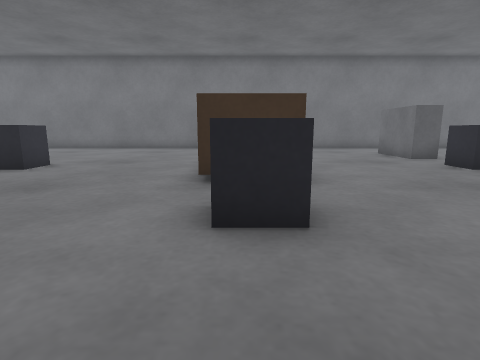
View 1 (above)

18 first-person views from a walk through a robot-simulator world made for Gazebo. The camera is 0.5 m above the floor, tilts 10° down and sees 80° across. The floor is counted in squares, 0.5 m on a side. Each view is taken from the middle of a square. On the plan, view 1 faces up. The plan holds only what a view shows up to about 11 squares ahead; the rest is blank. The place goes on beyond the plan.

View 2
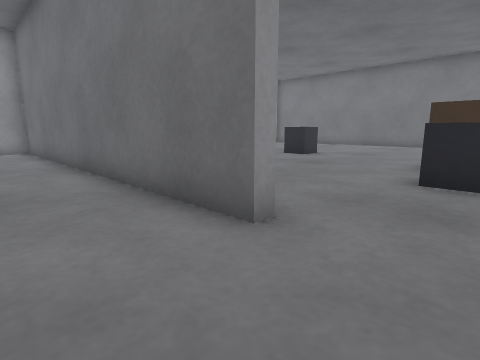

View 3
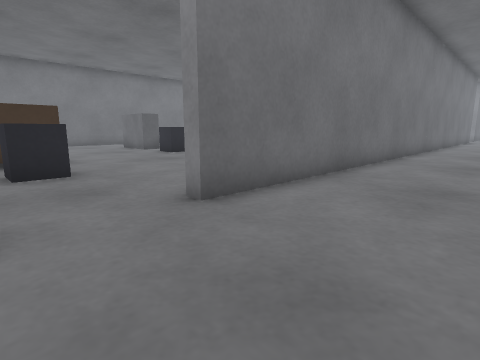

View 4
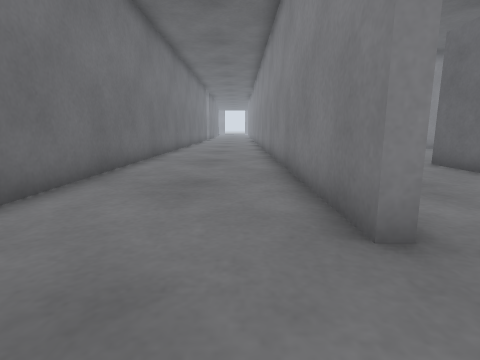

View 5
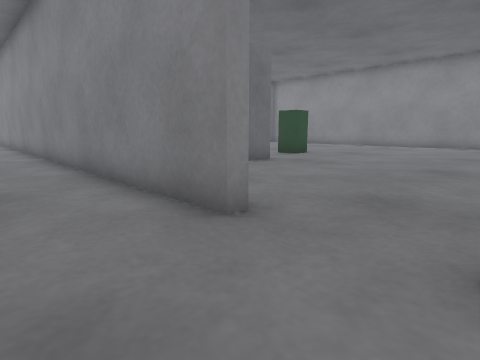

View 6
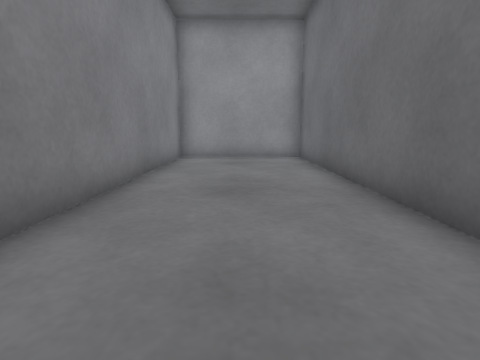

View 7
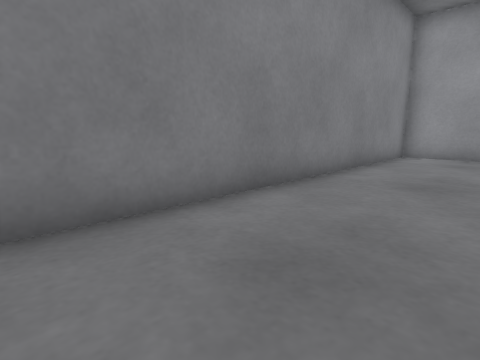

View 8
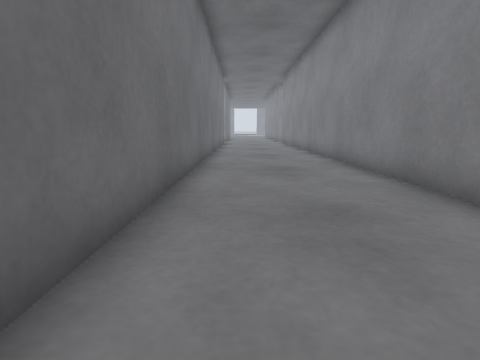

View 9
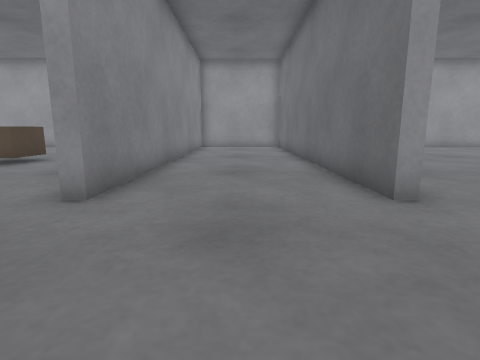

View 10
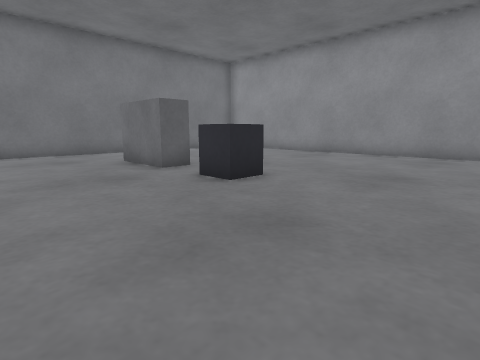

View 11
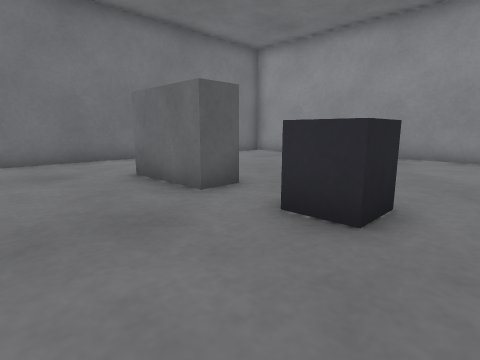

View 12
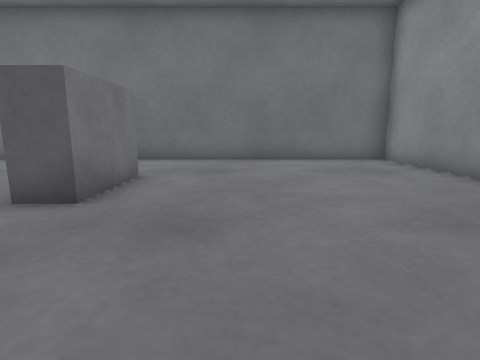

View 13
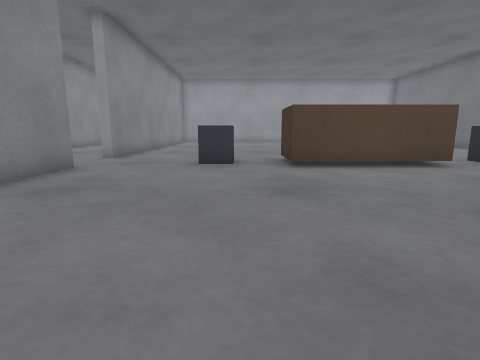

View 14
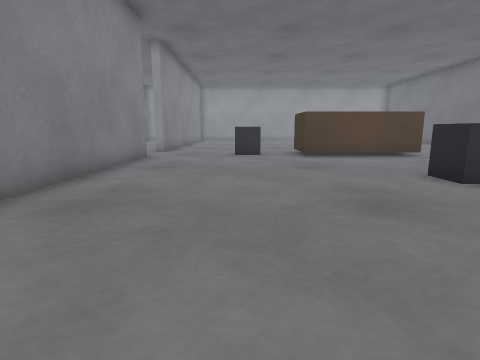

View 15
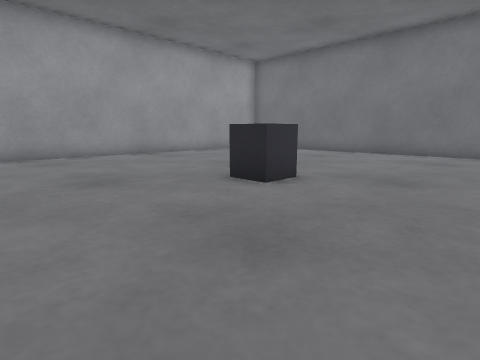

View 16
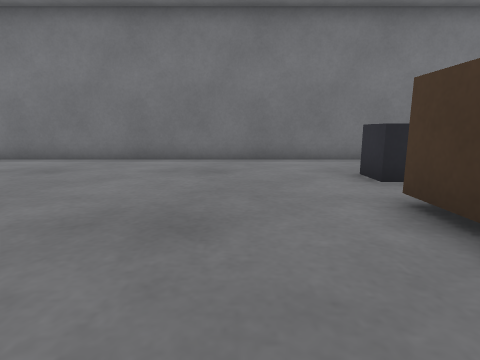

View 17
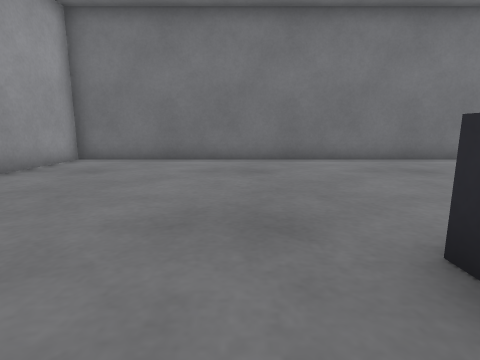

View 18
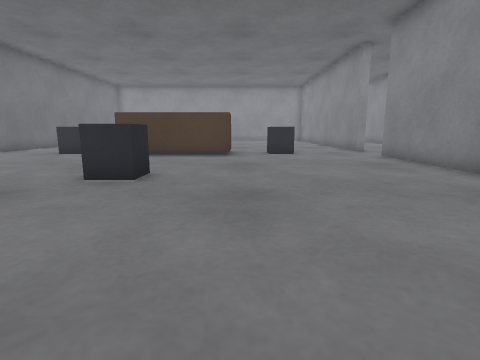

### Floor plan
Points are (right, up) in squares from view 1. A wall is a line through its corners. A room is listed if a view was taken in it or the views show most of it. See-through windows are left out.
Room 1 (views 1, 2, 3, 4, 5, 6, 7, 8, 9)
walls: (1.4, -5.6) (1.4, -5.2) (16.5, -5.2); (-1, -0.4) (-1, -0.8) (-13.6, -0.8) (-13.6, -5.2) (-1, -5.2) (-1, -5.6); (16.5, -0.8) (1.4, -0.8) (1.4, -0.4)
ways out: opening at (0.5, -0.5) to room 2; opening at (0.5, -5.5)
Room 2 (views 10, 11, 12, 13, 14, 15, 16, 17, 18)
walls: (1.4, -0.4) (8, -0.4); (-5.5, -0.4) (-1, -0.4); (-13.5, 8) (-13.5, 4); (13.9, 4) (13.9, 15.6) (-13.5, 15.6) (-13.5, 12.5)
ways out: opening at (0.5, -0.5) to room 1
objects: grey box (-6, 7) to (-5, 8); brown box (-1, 5) to (1, 10); grey box (0, 3) to (1, 4); grey box (0, 11) to (1, 12); grey box (6, 7) to (7, 8); grey box (6, 10) to (7, 12)

Positions as (right, up) in squares from view 1, and headings:
1: (0, 0), facing up
2: (1, -3), facing up-left
3: (-1, -4), facing up-right
4: (-1, -4), facing right
5: (-1, -3), facing down-right
6: (-3, -3), facing left
7: (-2, -2), facing down-left
8: (5, -2), facing right
9: (3, -3), facing left
10: (2, 3), facing up-right
11: (3, 6), facing up-right
12: (9, 6), facing up
13: (9, 4), facing left
14: (12, 3), facing left
15: (-2, 3), facing up-left
16: (-3, 6), facing up
17: (-8, 6), facing up
18: (-12, 5), facing right
